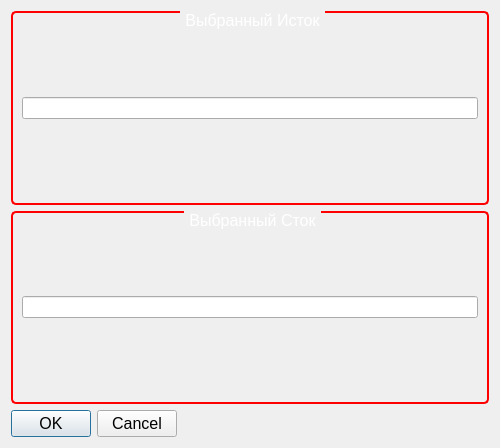
<?xml version="1.0" encoding="UTF-8"?>
<ui version="4.0">
 <class>chose</class>
 <widget class="QDialog" name="chose">
  <property name="geometry">
   <rect>
    <x>0</x>
    <y>0</y>
    <width>500</width>
    <height>448</height>
   </rect>
  </property>
  <property name="windowTitle">
   <string>Выбор маршрута</string>
  </property>
  <property name="windowIcon">
   <iconset>
    <normaloff>:/img/internet.png</normaloff>:/img/internet.png</iconset>
  </property>
  <property name="modal">
   <bool>true</bool>
  </property>
  <layout class="QVBoxLayout" name="verticalLayout">
   <item>
    <widget class="QGroupBox" name="groupBox">
     <property name="font">
      <font>
       <pointsize>12</pointsize>
      </font>
     </property>
     <property name="styleSheet">
      <string notr="true">QGroupBox {
     border: 2px solid red;
     border-radius: 5px;
     margin-top: 5ex; /* оставляем пространство вверху для заголовка */
 }

 QGroupBox::title {
     subcontrol-origin: margin;
     subcontrol-position: top center; /* помещаем вверху по центру */
     padding: 0 3px;
     background-color: qlineargradient(x1: 0, y1: 0, x2: 0, y2: 1,
                                       stop: 0 #FFOECE, stop: 1 #FFFFFF);
	color:white;
	font: 14pt &quot;Candara&quot;;

 }</string>
     </property>
     <property name="title">
      <string>Выбранный Исток</string>
     </property>
     <layout class="QHBoxLayout" name="horizontalLayout">
      <item>
       <widget class="QLineEdit" name="lineEdit"/>
      </item>
     </layout>
    </widget>
   </item>
   <item>
    <widget class="QGroupBox" name="groupBox_2">
     <property name="font">
      <font>
       <pointsize>12</pointsize>
      </font>
     </property>
     <property name="styleSheet">
      <string notr="true">QGroupBox {
     border: 2px solid red;
     border-radius: 5px;
     margin-top: 5ex; /* оставляем пространство вверху для заголовка */
 }

 QGroupBox::title {
     subcontrol-origin: margin;
     subcontrol-position: top center; /* помещаем вверху по центру */
     padding: 0 3px;
     background-color: qlineargradient(x1: 0, y1: 0, x2: 0, y2: 1,
                                       stop: 0 #FFOECE, stop: 1 #FFFFFF);
	color:white;
	font: 14pt &quot;Candara&quot;;

 }</string>
     </property>
     <property name="title">
      <string>Выбранный Сток</string>
     </property>
     <layout class="QHBoxLayout" name="horizontalLayout_2">
      <item>
       <widget class="QLineEdit" name="lineEdit_2"/>
      </item>
     </layout>
    </widget>
   </item>
   <item>
    <widget class="QDialogButtonBox" name="buttonBox">
     <property name="sizePolicy">
      <sizepolicy hsizetype="Fixed" vsizetype="Fixed">
       <horstretch>0</horstretch>
       <verstretch>0</verstretch>
      </sizepolicy>
     </property>
     <property name="font">
      <font>
       <pointsize>12</pointsize>
      </font>
     </property>
     <property name="orientation">
      <enum>Qt::Horizontal</enum>
     </property>
     <property name="standardButtons">
      <set>QDialogButtonBox::Cancel|QDialogButtonBox::Ok</set>
     </property>
    </widget>
   </item>
  </layout>
 </widget>
 <resources/>
 <connections>
  <connection>
   <sender>buttonBox</sender>
   <signal>accepted()</signal>
   <receiver>chose</receiver>
   <slot>accept()</slot>
   <hints>
    <hint type="sourcelabel">
     <x>248</x>
     <y>254</y>
    </hint>
    <hint type="destinationlabel">
     <x>157</x>
     <y>274</y>
    </hint>
   </hints>
  </connection>
  <connection>
   <sender>buttonBox</sender>
   <signal>rejected()</signal>
   <receiver>chose</receiver>
   <slot>reject()</slot>
   <hints>
    <hint type="sourcelabel">
     <x>316</x>
     <y>260</y>
    </hint>
    <hint type="destinationlabel">
     <x>286</x>
     <y>274</y>
    </hint>
   </hints>
  </connection>
 </connections>
</ui>
